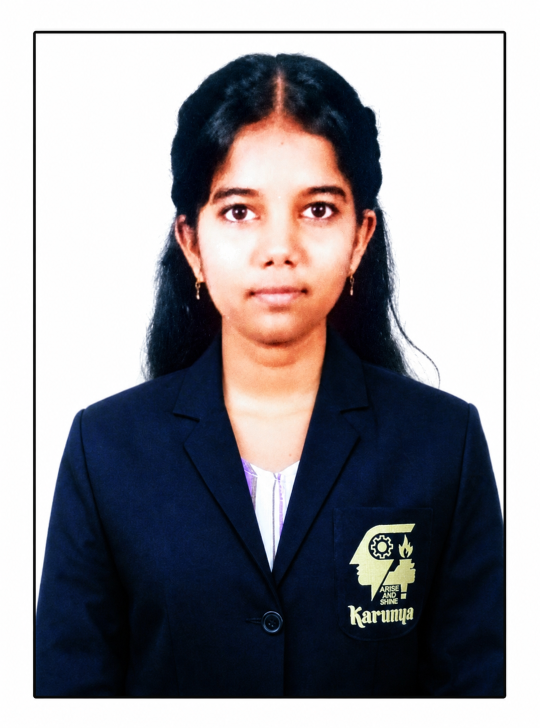
#> input picture assets/images/profile.png, 1080 x 1456 px, found by its file name (shown at 1/2 size)
$ jupyter execute smartimageenhancement.ipynb
#> lines starting #> are read from the running program, lines starting #| are printed output that depends on the picture
<a href="https://colab.research.google.com/github/Subashinie-dev/my-portfolio/blob/main/smartimageenhancement.ipynb" target="_parent"></a>

[cell 1]
import cv2
import numpy as np
import pandas as pd
import matplotlib.pyplot as plt
from google.colab import files

print("Upload an image (jpg/png)...")
uploaded = files.upload()
#> the answer given: profile.png
path = list(uploaded.keys())[0]

img = cv2.imread(path)                      # BGR format
#> img is the input picture: shape (1456, 1080, 3); mean B, G, R 150.2, 145.1, 147
h, w = img.shape[:2]
#> h = 1456; w = 1080
scale = 512 / max(h, w)                     # resize for faster processing
#> scale = 0.352
if scale < 1:
    img = cv2.resize(img, (int(w * scale), int(h * scale)))
#> img: shape (512, 379, 3)
print("Image size:", img.shape)
#| Image size: (512, 379, 3)

def add_noise(image, sigma=25, sp_amount=0.02):
    # Gaussian noise
#> called with sigma = 25, sp_amount = 0.02
    noisy = image.astype(np.float32) + np.random.normal(0, sigma, image.shape)
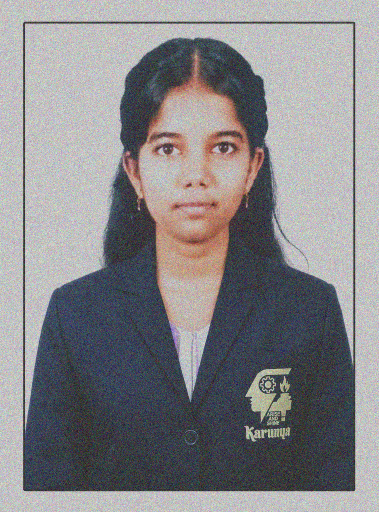
#> noisy: shape (512, 379, 3) float64; mean B, G, R 150.2, 145, 146.9; drawn with min black and max white
    noisy = np.clip(noisy, 0, 255).astype(np.uint8)
    # Salt & pepper noise
    mask = np.random.rand(*image.shape[:2])
    noisy[mask < sp_amount / 2] = 0
    noisy[mask > 1 - sp_amount / 2] = 255
    return noisy

np.random.seed(42)
noisy = add_noise(img)

gaussian  = cv2.GaussianBlur(noisy, (5, 5), 1.5)
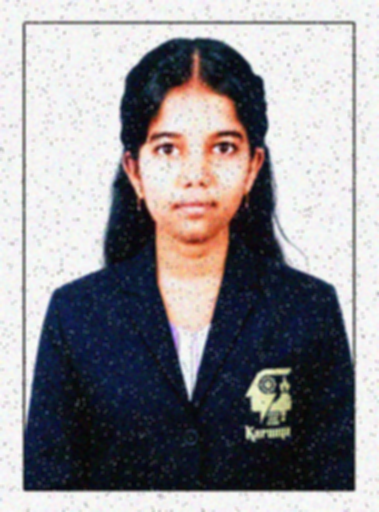
#> gaussian: shape (512, 379, 3); mean B, G, R 146.1, 142.1, 144.6
median    = cv2.medianBlur(noisy, 5)
bilateral = cv2.bilateralFilter(noisy, d=9, sigmaColor=75, sigmaSpace=75)

best_input = bilateral                      # used here just for display
gray = cv2.cvtColor(best_input, cv2.COLOR_BGR2GRAY)
hsv  = cv2.cvtColor(best_input, cv2.COLOR_BGR2HSV)
#> hsv: shape (512, 379, 3); mean H, S, V 87.6, 77.2, 155.5
H, S, V = cv2.split(hsv)
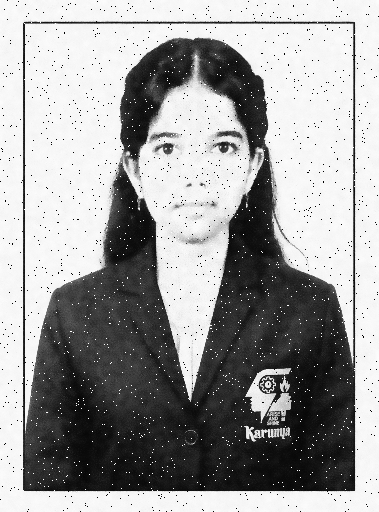
#> V: shape (512, 379); min 0, max 255, mean 155.5

def mse(a, b):
    return np.mean((a.astype(np.float64) - b.astype(np.float64)) ** 2)

def psnr(a, b):
    m = mse(a, b)
#> m = 973.4
    return float('inf') if m == 0 else 10 * np.log10((255.0 ** 2) / m)

results = {
    "Noisy (no filter)": noisy,
    "Gaussian":  gaussian,
    "Median":    median,
    "Bilateral": bilateral,
}

table = pd.DataFrame({
    "MSE":       [round(mse(img, r), 2) for r in results.values()],
    "PSNR (dB)": [round(psnr(img, r), 2) for r in results.values()],
}, index=results.keys())
#> table = table of 4 rows and 2 columns

best = table["PSNR (dB)"].drop("Noisy (no filter)").idxmax()
#> best = 'Gaussian'
display(table)
print(f"Best filter (highest PSNR): {best}")
#| Best filter (highest PSNR): Gaussian


best_input = results[best]

gray = cv2.cvtColor(best_input, cv2.COLOR_BGR2GRAY)
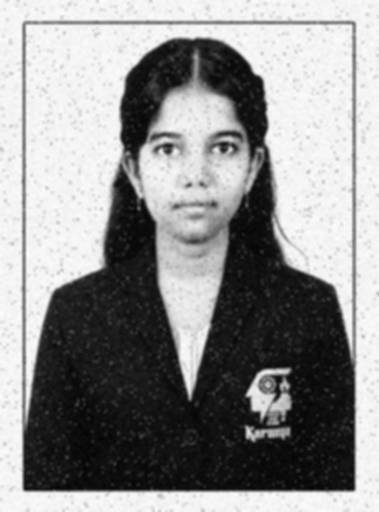
#> gray: shape (512, 379); min 4, max 251, mean 143.3
hsv = cv2.cvtColor(best_input, cv2.COLOR_BGR2HSV)
#> hsv: shape (512, 379, 3); mean H, S, V 88.7, 71.3, 155.5
H, S, V = cv2.split(hsv)
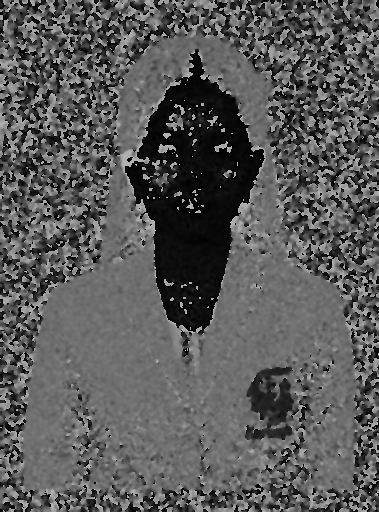
#> H: shape (512, 379); min 0, max 179, mean 88.7
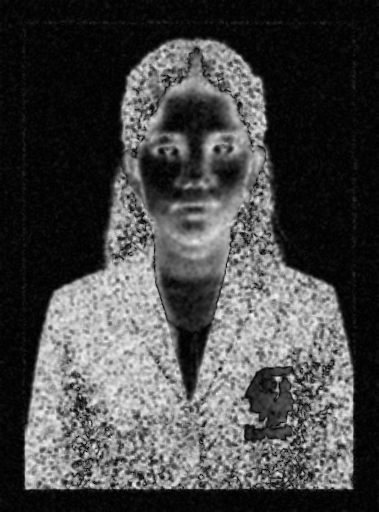
#> S: shape (512, 379); min 0, max 243, mean 71.3

best_img = results[best]
hsv_b = cv2.cvtColor(best_img, cv2.COLOR_BGR2HSV)
h_, s_, v_ = cv2.split(hsv_b)
clahe = cv2.createCLAHE(clipLimit=2.0, tileGridSize=(8, 8))
v_eq = clahe.apply(v_)
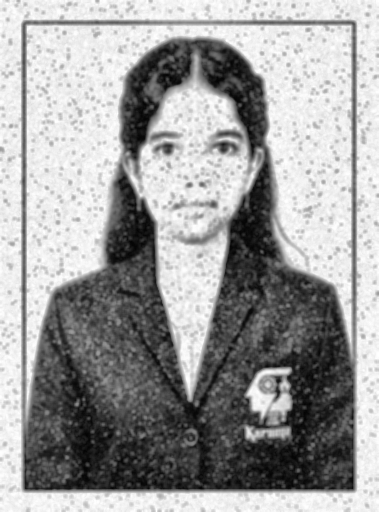
#> v_eq: shape (512, 379); min 4, max 255, mean 156.4
enhanced = cv2.cvtColor(cv2.merge([h_, s_, v_eq]), cv2.COLOR_HSV2BGR)
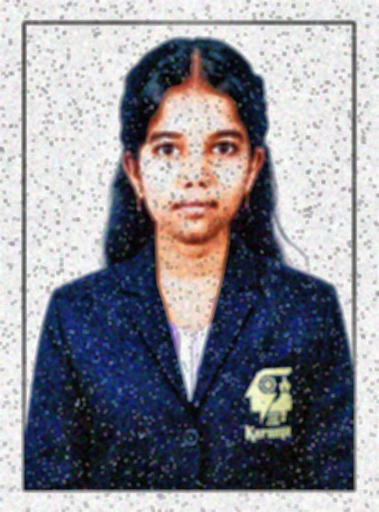
#> enhanced: shape (512, 379, 3); mean B, G, R 147.5, 140, 140.8
print("Enhanced image PSNR vs original:", round(psnr(img, enhanced), 2), "dB")
#| Enhanced image PSNR vs original: 18.15 dB

rgb = lambda x: cv2.cvtColor(x, cv2.COLOR_BGR2RGB)

fig, ax = plt.subplots(2, 4, figsize=(18, 9))
items = [
    ("Original (reference)", rgb(img), None),
    ("Noisy input", rgb(noisy), None),
    (f"Gaussian\nPSNR {table.loc['Gaussian','PSNR (dB)']} dB", rgb(gaussian), None),
    (f"Median\nPSNR {table.loc['Median','PSNR (dB)']} dB", rgb(median), None),
    (f"Bilateral\nPSNR {table.loc['Bilateral','PSNR (dB)']} dB", rgb(bilateral), None),
    ("Grayscale", gray, "gray"),
    ("HSV (as image)", rgb(hsv), None),
    (f"Final Enhanced ({best} + CLAHE)", rgb(enhanced), None),
]
for a, (t, im, cm) in zip(ax.ravel(), items):
    a.imshow(im, cmap=cm); a.set_title(t); a.axis("off")
#> this loop made 8 passes
#> (t, cm) on passes 1, 2, 6, 7, 8: ('Original (reference)', None), ('Noisy input', None), ('Grayscale', 'gray'), ('HSV (as image)', None), ('Final Enhanced (Gaussian + CLAHE)', None)
plt.tight_layout(); plt.show()
#> after `plt.tight_layout()`:
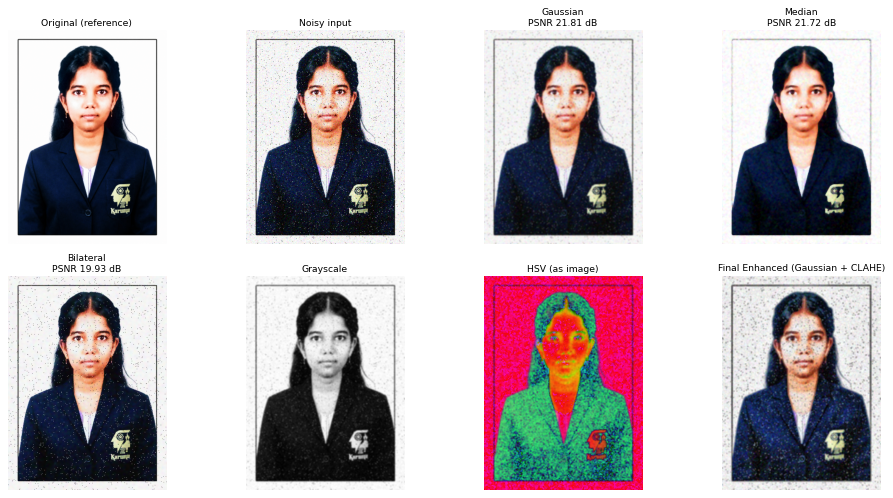
#> figure drawn by matplotlib, 8 panels

# HSV channels
fig, ax = plt.subplots(1, 3, figsize=(15, 4))
for a, ch, n in zip(ax, (H, S, V), ("Hue", "Saturation", "Value")):
    a.imshow(ch, cmap="gray"); a.set_title(n); a.axis("off")
#> this loop made 3 passes
plt.show()
# Bar charts
fig, ax = plt.subplots(1, 2, figsize=(12, 4))
table["MSE"].plot.bar(ax=ax[0], color="salmon", title="MSE (lower is better)")
table["PSNR (dB)"].plot.bar(ax=ax[1], color="seagreen", title="PSNR (higher is better)")
plt.tight_layout(); plt.show()
#> after `plt.tight_layout()`:
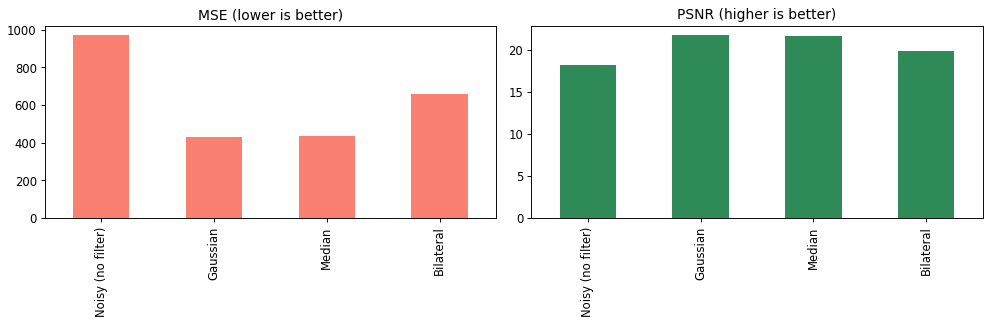
#> figure drawn by matplotlib, 2 panels; panel 1: tallest bar 973.4 high, from x = -0.25 to 0.25; panel 2: tallest bar 21.81 high, from x = 0.75 to 1.25

cv2.imwrite("enhanced_output.png", enhanced)
files.download("enhanced_output.png")
